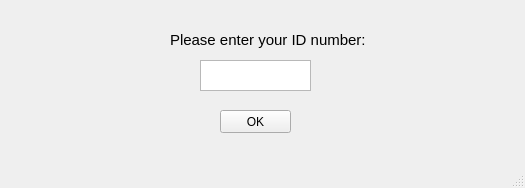
<?xml version="1.0" encoding="UTF-8"?>
<ui version="4.0">
 <class>id_enroll</class>
 <widget class="QMainWindow" name="id_enroll">
  <property name="geometry">
   <rect>
    <x>0</x>
    <y>0</y>
    <width>525</width>
    <height>188</height>
   </rect>
  </property>
  <property name="windowTitle">
   <string>MainWindow</string>
  </property>
  <widget class="QWidget" name="centralwidget">
   <widget class="QLabel" name="pleaseEnterID">
    <property name="geometry">
     <rect>
      <x>170</x>
      <y>30</y>
      <width>231</width>
      <height>20</height>
     </rect>
    </property>
    <property name="font">
     <font>
      <pointsize>11</pointsize>
     </font>
    </property>
    <property name="text">
     <string>Please enter your ID number:</string>
    </property>
   </widget>
   <widget class="QTextEdit" name="id_box">
    <property name="geometry">
     <rect>
      <x>200</x>
      <y>60</y>
      <width>111</width>
      <height>31</height>
     </rect>
    </property>
    <property name="html">
     <string>&lt;!DOCTYPE HTML PUBLIC &quot;-//W3C//DTD HTML 4.0//EN&quot; &quot;http://www.w3.org/TR/REC-html40/strict.dtd&quot;&gt;
&lt;html&gt;&lt;head&gt;&lt;meta name=&quot;qrichtext&quot; content=&quot;1&quot; /&gt;&lt;style type=&quot;text/css&quot;&gt;
p, li { white-space: pre-wrap; }
&lt;/style&gt;&lt;/head&gt;&lt;body style=&quot; font-family:'MS Shell Dlg 2'; font-size:8.25pt; font-weight:400; font-style:normal;&quot;&gt;
&lt;p style=&quot;-qt-paragraph-type:empty; margin-top:0px; margin-bottom:0px; margin-left:0px; margin-right:0px; -qt-block-indent:0; text-indent:0px;&quot;&gt;&lt;br /&gt;&lt;/p&gt;&lt;/body&gt;&lt;/html&gt;</string>
    </property>
   </widget>
   <widget class="QPushButton" name="submitID">
    <property name="geometry">
     <rect>
      <x>220</x>
      <y>110</y>
      <width>71</width>
      <height>23</height>
     </rect>
    </property>
    <property name="text">
     <string>OK</string>
    </property>
   </widget>
  </widget>
  <widget class="QMenuBar" name="menubar">
   <property name="geometry">
    <rect>
     <x>0</x>
     <y>0</y>
     <width>525</width>
     <height>21</height>
    </rect>
   </property>
  </widget>
  <widget class="QStatusBar" name="statusbar"/>
 </widget>
 <resources/>
 <connections/>
</ui>
